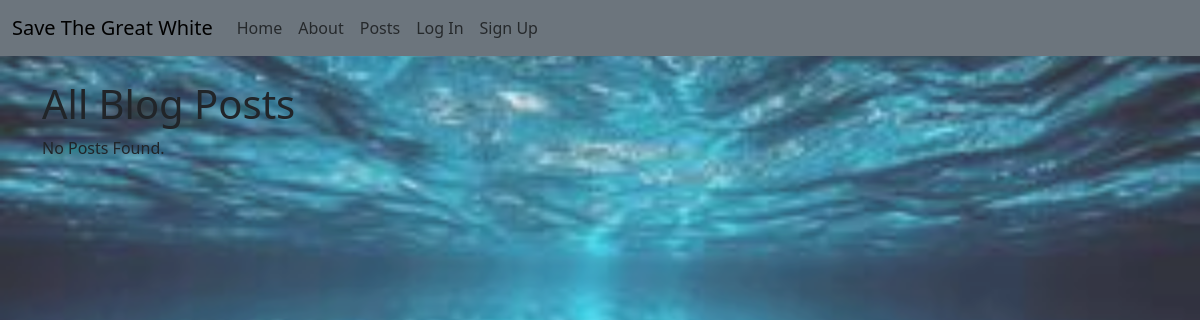
/posts/, run on an earlier commit of the app's database.
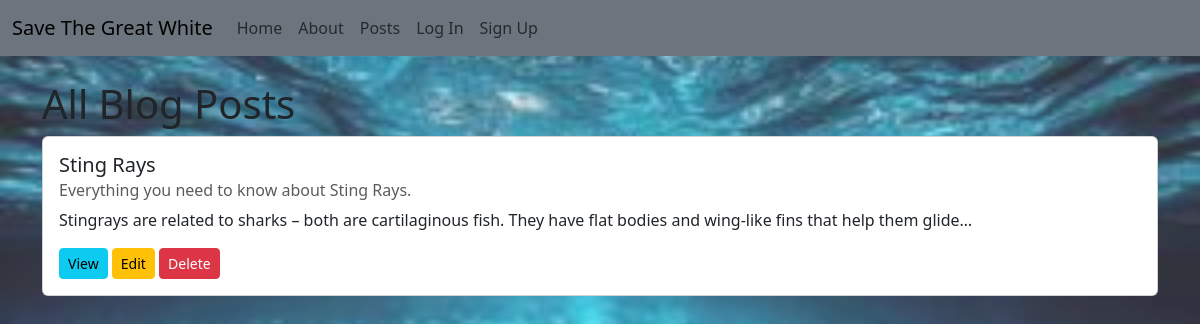
And on a later commit of the database.
### posts/models.py (models this page shows, shortened)
class Post(models.Model):
    title = models.CharField(max_length=128)
    subtitle = models.CharField(max_length=256)
    body = models.TextField()
    author = models.ForeignKey(
        get_user_model(),
        on_delete=models.CASCADE
    )
    status = models.ForeignKey(
        Status,
        on_delete=models.CASCADE
    )
    created_on = models.DateTimeField(auto_now_add=True)

### posts/views.py (the view)
# urls.py: path("", views.PostListView.as_view(), name="list"),
class PostListView(ListView):
    template_name = "posts/list.html"
    model = Post

### templates/posts/list.html (shortened to what this page needs)
{% extends "base.html" %}
{% block content %}
<h1>All Blog Posts</h1>
{% for post in object_list %}
<div class="card">
    <div class="card-body">
        <h5 class="card-title">{{ post.title }}</h5>
        <h6 class="card-subtitle mb-2 text-body-secondary">{{ post.subtitle }}</h6>
        <p class="card-text">{{ post.body|truncatechars:128 }}</p>
        <a href="{% url 'detail' post.id %}" class="btn btn-info btn-sm">View</a>
        <a href="{% url 'edit' post.id %}" class="btn btn-warning btn-sm">Edit</a>
        <a href="{% url 'delete' post.id %}" class="btn btn-danger btn-sm">Delete</a>
    </div>
</div>
{% empty %}
<p>No Posts Found.</p>
{% endfor %}
{% endblock %}

What changed in the data, as far as the page shows it:
added Post: title "Sting Rays", subtitle "Everything you need to know about Sting Rays.", body "Stingrays are related to sharks – both are cartilaginous fish. They have flat bodies and wing-like fins that help them glide…"
Also different on the page:
text no longer shown: "No Posts Found."
